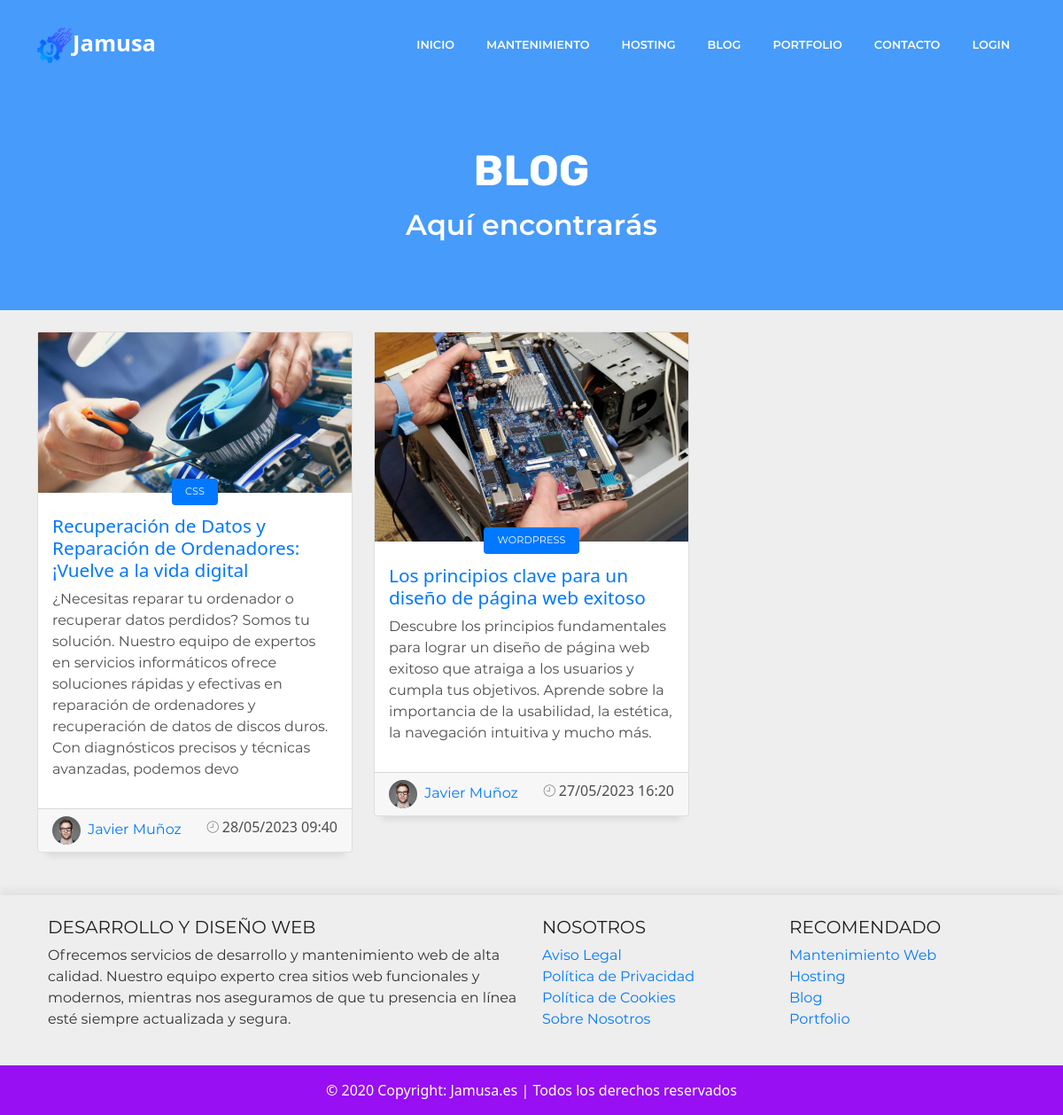
Screenshot of /blog.php with the database file from the repository.
### tables this page shows
CREATE TABLE `blog` (
  `id` int(11) NOT NULL,
  `titulo` varchar(100) NOT NULL,
  `slug` varchar(150) NOT NULL,
  `resumen` varchar(300) NOT NULL,
  `contenido` longtext NOT NULL,
  `fecha` varchar(50) NOT NULL,
  `categoria` varchar(100) NOT NULL,
  `imagen` varchar(100) NOT NULL,
  `meta_titulo` varchar(100) NOT NULL,
  `meta_descripcion` varchar(100) NOT NULL,
  `keywords` varchar(100) NOT NULL
);

### blog.php (the view, shortened to what this page needs)
<?php include "./php/conexion.php"; ?>
<!DOCTYPE html>
<html lang="es">
<head>
    <link href="lib/bootstrap/css/bootstrap.min.css" rel="stylesheet">
    <link href="lib/font-awesome/css/all.min.css" rel="stylesheet">
    <link href="lib/animate/animate.min.css" rel="stylesheet">
    <link href="lib/ionicons/css/ionicons.min.css" rel="stylesheet">
    <link href="lib/owlcarousel/assets/owl.carousel.min.css" rel="stylesheet">
    <link href="lib/lightbox/css/lightbox.min.css" rel="stylesheet">
    <link rel="stylesheet" media="screen" href="css/style.css">
</head>
<body id="page-top">
    <?php include './layouts/header.php' ?>
    <div class="intro intro-single route mb-4">
        <div class="overlay-mf"></div>
        <div class="intro-content display-table">
            <div class="table-cell">
                <div class="container">
                    <h2 class="intro-title mt-5">Blog </h2>
                    <p class="intro-subtitle fw-600">Aquí encontrarás <span class="text-slider-items">trucos, tutoriales, consejos, solución de problemas, y mucho mas !!</span><strong class="text-slider"></strong></p>
                </div>
            </div>
        </div>
    </div>
    <section id="blog" class="blog-mf sect-pt4 route">
        <div class="container">
            <div class="row">
                <?php
                $portfolio = $conexion->query("SELECT * FROM blog ORDER BY id DESC") or die($conexion->error);
                if ($portfolio->num_rows > 0) {
                    while ($row = $portfolio->fetch_assoc()) {
                ?>
                        <div class="col-md-4">
                            <div class="card card-blog">
                                <div class="card-img">
                                    <a href="/blog-single.php?slug=<?php echo $row['slug'];?>"><img src="./img/blog/<?php echo $row['imagen']; ?>" alt="" class="img-fluid"></a>
                                </div>
                                <div class="card-body">
                                    <div class="card-category-box">
                                        <div class="card-category">
                                            <h6 class="category"><?php echo $row['categoria']; ?></h6>
                                        </div>
                                    </div>
                                    <h3 class="card-title"><a href="/blog-single.php"><?php echo $row['titulo']; ?></a></h3>
                                    <p class="card-description">
                                        <?php echo $row['resumen']; ?>
                                    </p>
                                </div>
                                <div class="card-footer">
                                    <div class="post-author">
                                        <a href="#">
                                            <img src="img/testimonial-2.jpg" alt="Imagen del usuario que redactó el post" class="avatar rounded-circle">
                                            <span class="author">Javier Muñoz</span>
                                        </a>
                                    </div>
                                    <div class="post-date">
                                        <span class="ion-ios-clock-outline"></span> <?php echo $row['fecha']; ?>
                                    </div>
                                </div>
                            </div>
                        </div>
                <?php
                    }
                }
                ?>
            </div>
        </div>
    </section>
    <?php include './layouts/footer.php' ?>
</body>
</html>

### layouts/header.php (shortened to what this page needs)
<nav class="navbar navbar-b navbar-trans navbar-expand-md fixed-top" id="mainNav">
    <div class="container">
        <a class="navbar-brand js-scroll" href="#page-top"><img id="logo" src="./img/logo_resize.png" alt="logotipo" width="40" height="40">Jamusa</a>
        <div class="navbar-collapse collapse justify-content-end" id="navbarDefault">
            <ul class="navbar-nav">
                <li class="nav-item">
                    <a class="nav-link js-scroll" href="/">Inicio</a>
                </li>
                <li class="nav-item">
                    <a class="nav-link js-scroll" href="mantenimiento-web-wordpress-y-prestashop.php">Mantenimiento</a>
                </li>
                <li class="nav-item">
                    <a class="nav-link js-scroll" href="hosting-para-web.php">Hosting</a>
                </li>
                <li class="nav-item">
                    <a class="nav-link js-scroll" href="blog.php">Blog</a>
                </li>
                <li class="nav-item">
                    <a class="nav-link js-scroll" href="trabajos-realizados.php">Portfolio</a>
                </li>
                <li class="nav-item">
                    <a class="nav-link js-scroll" href="contacto.php">Contacto</a>
                </li>
                <li class="nav-item">
                    <a class="nav-link js-scroll" href="/login.php">Login</a>
                </li>
            </ul>
        </div>
    </div>
</nav>

### layouts/footer.php (shortened to what this page needs)
<footer class="bg-secondary text-center text-lg-start shadow-nav">
    <div class="container p-4">
        <div class="row">
            <div class="col-lg-6 col-md-12 mb-4 mb-md-0">
                <h5 class="text-uppercase">Desarrollo y Diseño web</h5>
                <p>Ofrecemos servicios de desarrollo y mantenimiento web de alta calidad. Nuestro equipo experto crea sitios web funcionales y modernos, mientras nos aseguramos de que tu presencia en línea esté siempre actualizada y segura.</p>
            </div>
            <div class="col-lg-3 col-md-6 mb-4 mb-md-0">
                <h5 class="text-uppercase">Nosotros</h5>
                <ul class="list-unstyled mb-0">
                    <li>
                        <a href="#!">Aviso Legal</a>
                    </li>
                    <li>
                        <a href="#!">Política de Privacidad</a>
                    </li>
                    <li>
                        <a href="#!">Política de Cookies</a>
                    </li>
                    <li>
                        <a href="#!">Sobre Nosotros</a>
                    </li>
                </ul>
            </div>
            <div class="col-lg-3 col-md-6 mb-4 mb-md-0">
                <h5 class="text-uppercase">Recomendado</h5>
                <ul class="list-unstyled mb-0">
                    <li>
                        <a href="#!">Mantenimiento Web</a>
                    </li>
                    <li>
                        <a href="#!">Hosting</a>
                    </li>
                    <li>
                        <a href="#!">Blog</a>
                    </li>
                    <li>
                        <a href="#!">Portfolio</a>
                    </li>
                </ul>
            </div>
        </div>
    </div>
    <div class="text-center p-3 bg-purple text-white">
        © 2020 Copyright:
        <a style="color: white" href="https://jamusa.es">Jamusa.es</a>
        | Todos los derechos reservados
    </div>
</footer>

### css/style.css (style rules this page uses)
body { background-color: #eee; color: #333; }
h1, h2 { font-family: 'Rubik', sans-serif; }
p, span, text, h4, h5, h6, ul, li { font-family: 'Montserrat', sans-serif; font-weight: 400; }
h1, h2, h3, h4, h5, h6 { color: #1e1e1e; }
a { transition: all 0.5s ease-in-out; }
.box-shadow, .service-box, .work-box, .card-blog { box-shadow: 0 13px 8px -10px rgba(0, 0, 0, 0.1); }
.avatar { width: 32px; height: 32px; margin-right: 4px; overflow: hidden; }
.overlay-mf { background-color: #0078ff; }
.overlay-mf { position: absolute; top: 0; left: 0px; padding: 0; height: 100%; width: 100%; opacity: .7; }
.display-table { width: 100%; height: 100%; display: table; }
.table-cell { display: table-cell; vertical-align: middle; }
.bg-purple { background-color: #970FF2; }
.fw-600 { font-weight: 600 !important; }
.navbar-b { transition: all .5s ease-in-out; background-color: transparent; padding-top: 1.563rem; padding-bottom: 1.563rem; }
.navbar-b.navbar-trans .nav-item, .navbar-b.navbar-reduce .nav-item { position: relative; padding-right: 10px; padding-left: 0; }
.navbar-b.navbar-trans .nav-link, .navbar-b.navbar-reduce .nav-link { color: #fff; text-transform: uppercase; font-weight: 600; }
.navbar-b.navbar-trans .nav-link:before, .navbar-b.navbar-reduce .nav-link:before { content: ''; position: absolute; margin-left: 0px; width: 0%; bottom: 0; left: 0; height: 2px; transition: all 500ms ease; }
.navbar-b.navbar-trans .nav-link:before { background-color: #fff; }
.navbar-b .navbar-brand { color: #fff; font-size: 1.6rem; font-weight: 600; }
.shadow-nav { box-shadow: 0px -6px 9px 0px rgba(0, 0, 0, 0.06); }
.intro { height: 50vh; position: relative; color: #fff; }
.intro .intro-content { text-align: center; position: absolute; }
.intro .intro-title { color: #fff; font-weight: 600; font-size: calc(1vw + 2vh + 2vmin); }
.intro-single { height: 350px; }
.intro-single .intro-content { margin-top: 30px; }
.intro-single .intro-title { text-transform: uppercase; font-size: 3rem; }
li.nav-item { font-size: .8rem; }
.card-blog .card-body { position: relative; }
.card-blog .card-category-box { position: absolute; text-align: center; top: -16px; left: 15px; right: 15px; line-height: 25px; overflow: hidden; }
.card-blog .card-category { display: inline-block; color: #fff; padding: 0 15px 5px; overflow: hidden; background-color: #0078ff; border-radius: 4px; }
.card-blog .card-category .category { color: #fff; display: inline-block; text-transform: uppercase; font-size: .7rem; letter-spacing: .1px; margin-bottom: 0; }
.card-blog .card-title { font-size: 1.3rem; margin-top: .6rem; }
.card-blog .card-description { color: #4e4e4e; }
.card-blog .post-author { display: inline-block; }
.card-blog .post-date { color: #4e4e4e; display: inline-block; float: right; }
@media (min-width: 767px) { .card-blog { margin-bottom: 3rem; } }
@media (min-width: 768px) { .navbar-b.navbar-trans .nav-item, .navbar-b.navbar-reduce .nav-item { padding-left: 10px; } }
@media (min-width: 768px) { .navbar-b.navbar-trans .nav-link:before, .navbar-b.navbar-reduce .nav-link:before { margin-left: 18px; } }
@media (min-width: 768px) { .intro .intro-title { font-size: 3rem; } }
@media (min-width: 768px) { .intro .intro-subtitle { font-size: 2rem; } }
@media (min-width: 768px) { .intro-single .intro-title { font-size: 3rem; } }

### rows the page displays
blog: imagen (picture), categoria "CSS", titulo "Recuperación de Datos y Reparación de Ordenadores: ¡Vuelve a la vida digital", resumen "¿Necesitas reparar tu ordenador o recuperar datos perdidos? Somos tu solución. Nuestro equipo de expertos en servicios informáticos ofrece soluciones rápidas y efectivas en reparación de ordenadores y recuperación de datos de discos duros. Con diagnósticos precisos y técnicas avanzadas, podemos devo", fecha "28/05/2023 09:40"
blog: imagen (picture), categoria "WORDPRESS", titulo "Los principios clave para un diseño de página web exitoso", resumen "Descubre los principios fundamentales para lograr un diseño de página web exitoso que atraiga a los usuarios y cumpla tus objetivos. Aprende sobre la importancia de la usabilidad, la estética, la navegación intuitiva y mucho más.", fecha "27/05/2023 16:20"
